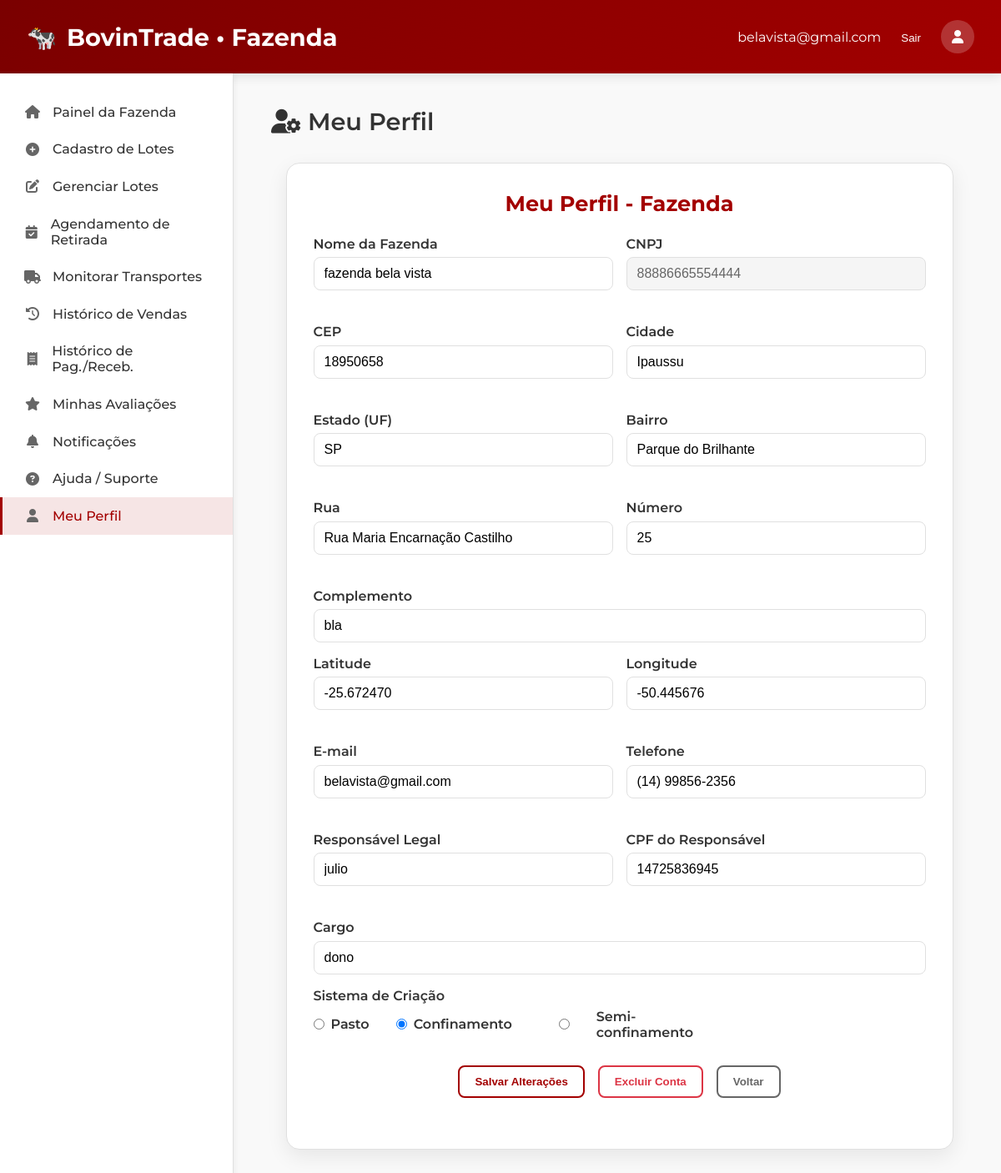
The app's page /01-meu-perfil-fazenda.php (signed in) with its own data.
### tables this page shows
CREATE TABLE `fazenda` (
  `usuario_id` bigint(20) UNSIGNED NOT NULL,
  `sistema_criacao` varchar(100) NOT NULL,
  `responsavel_legal` varchar(255) NOT NULL,
  `cpf_responsavel` char(11) NOT NULL,
  `cargo_responsavel` varchar(120) DEFAULT NULL
);

CREATE TABLE `usuarios` (
  `id` bigint(20) UNSIGNED NOT NULL,
  `tipo_usuario` enum('FAZENDA','FRIGORIFICO','TRANSPORTADORA') NOT NULL,
  `nome_razao` varchar(255) NOT NULL,
  `email` varchar(255) NOT NULL,
  `telefone` varchar(30) NOT NULL,
  `senha_hash` varchar(255) DEFAULT NULL,
  `cnpj` char(14) DEFAULT NULL,
  `cpf` char(11) DEFAULT NULL,
  `cep` varchar(20) NOT NULL,
  `cidade` varchar(120) NOT NULL,
  `estado` char(2) NOT NULL,
  `bairro` varchar(120) DEFAULT NULL,
  `rua` varchar(255) DEFAULT NULL,
  `numero` varchar(30) DEFAULT NULL,
  `complemento` varchar(255) DEFAULT NULL,
  `latitude` decimal(9,6) DEFAULT NULL,
  `longitude` decimal(9,6) DEFAULT NULL,
  `created_at` timestamp NOT NULL DEFAULT current_timestamp(),
  `updated_at` timestamp NOT NULL DEFAULT current_timestamp() ON UPDATE current_timestamp()
);

### 01-meu-perfil-fazenda.php (the view, shortened to what this page needs)
<?php
$current_page = basename($_SERVER['PHP_SELF']);
$u = $_SESSION['usuario'];
require_once 'config.php';
function e($s){ return htmlspecialchars((string)$s, ENT_QUOTES | ENT_SUBSTITUTE, 'UTF-8'); }
$userId = (int)($u['id'] ?? 0);
$erros = [];
$mensagem = '';
$dados = [
    'nome_razao'       => '',
    'cnpj'             => '',
    'cep'              => '',
    'cidade'           => '',
    'estado'           => '',
    'bairro'           => '',
    'rua'              => '',
    'numero'           => '',
    'complemento'      => '',
    'latitude'         => '',
    'longitude'       => '',
    'email'            => '',
    'telefone'         => '',
    'responsavel_legal'=> '',
    'cpf_responsavel'  => '',
    'cargo_responsavel'=> '',
    'sistema_criacao'  => '',
];
try {
    $sql = "SELECT
             u.nome_razao, u.cnpj, u.cep, u.cidade, u.estado, u.bairro, u.rua, u.numero, u.complemento,
             u.latitude, u.longitude,
             u.email, u.telefone,
             f.responsavel_legal, f.cpf_responsavel, f.cargo_responsavel, f.sistema_criacao
           FROM usuarios u
           LEFT JOIN fazenda f ON f.usuario_id = u.id
           WHERE u.id = ?
           LIMIT 1";
    $st = $pdo->prepare($sql);
    $st->execute([$userId]);
    if ($row = $st->fetch(PDO::FETCH_ASSOC)) {
        foreach ($dados as $k => $v) { if (array_key_exists($k, $row)) $dados[$k] = (string)$row[$k]; }
    }
} catch (Throwable $e) {
    $erros[] = 'Erro ao carregar dados: ' . $e->getMessage();
}
?>
<!DOCTYPE html>
<html lang="pt-br">
<head>
  <link rel="stylesheet" href="https://cdnjs.cloudflare.com/ajax/libs/font-awesome/6.4.0/css/all.min.css">
</head>
<body>
<header>
  <div style="display: flex; align-items: center; gap: 1rem;">
    <div class="logo">
      🐄
      <span>BovinTrade • Fazenda</span>
    </div>
  </div>
  <div class="user-menu">
    <span><?= e($u['email'] ?? '') ?></span>
    <form action="logout.php" method="post" style="display:inline;">
      <button type="submit" style="background:none; border:none; color:white; cursor:pointer;">Sair</button>
    </form>
    <div class="user-avatar"><i class="fas fa-user"></i></div>
  </div>
</header>
<div class="container">
    <aside class="sidebar">
        <ul class="sidebar-menu">
            <a href="02-painel-fazenda.php" class="menu-item <?= $current_page === '02-painel-fazenda.php' ? 'active' : '' ?>">
                <i class="fas fa-home"></i><span>Painel da Fazenda</span>
            </a>
            <a href="03-cadastro-lote.php" class="menu-item <?= $current_page === '03-cadastro-lote.php' ? 'active' : '' ?>">
                <i class="fas fa-plus-circle"></i><span>Cadastro de Lotes</span>
            </a>
            <a href="gerenciar-lotes.php" class="menu-item <?= $current_page === 'gerenciar-lotes.php' ? 'active' : '' ?>">
                <i class="fas fa-edit"></i><span>Gerenciar Lotes</span>
            </a>
            <a href="agendar-transporte-f.php" class="menu-item <?= $current_page === 'agendar-retirada.php' ? 'active' : '' ?>">
                <i class="fas fa-calendar-check"></i><span>Agendamento de Retirada</span>
            </a>
              <a href="monitorar-transportes-faz.php" class="menu-item">
                <i class="fas fa-truck"></i><span>Monitorar Transportes</span>
            </a>
            <a href="05-historico-vendas.php" class="menu-item <?= $current_page === '05-historico-vendas.php' ? 'active' : '' ?>">
                <i class="fas fa-history"></i><span>Histórico de Vendas</span>
            </a>
            <a href="06-historico-pgtorec.php" class="menu-item <?= $current_page === '06-historico-pgtorec.php' ? 'active' : '' ?>">
                <i class="fas fa-receipt"></i><span>Histórico de Pag./Receb.</span>
            </a>
            <a href="minhas-avaliacoes-fazenda.php" class="menu-item <?= $current_page === 'minhas-avaliacoes-fazenda.php' ? 'active' : '' ?>">
                <i class="fas fa-star"></i><span>Minhas Avaliações</span>
            </a>
            <a href="notificacoes-fazenda.php" class="menu-item <?= $current_page === 'notificacoes-fazenda.php' ? 'active' : '' ?>">
                <i class="fas fa-bell"></i><span>Notificações</span>
            </a>
            <a href="17-ajudafz.php" class="menu-item <?= $current_page === '17-ajudafz.php' ? 'active' : '' ?>">
                <i class="fas fa-question-circle"></i><span>Ajuda / Suporte</span>
            </a>
            <a href="01-meu-perfil-fazenda.php" class="menu-item <?= $current_page === '01-meu-perfil-fazenda.php' ? 'active' : '' ?>">
                <i class="fas fa-user"></i><span>Meu Perfil</span>
            </a>
        </ul>
    </aside>
  <main class="main">
    <div class="dashboard-header">
      <h1 class="dashboard-title"><i class="fas fa-user-cog"></i> Meu Perfil</h1>
    </div>
    <div class="profile-container">
      <h1>Meu Perfil - Fazenda</h1>
      <form method="post" onsubmit="return confirmSubmit(event);">
        <div class="form-row">
          <div class="form-group"><label>Nome da Fazenda</label>
            <input type="text" name="nome_razao" value="<?= e($dados['nome_razao']) ?>" required>
          </div>
          <div class="form-group"><label>CNPJ</label>
            <input type="text" name="cnpj" value="<?= e($dados['cnpj']) ?>" readonly>
          </div>
        </div>
        <div class="form-row">
          <div class="form-group"><label>CEP</label>
            <input type="text" name="cep" value="<?= e($dados['cep']) ?>" required>
          </div>
          <div class="form-group"><label>Cidade</label>
            <input type="text" name="cidade" value="<?= e($dados['cidade']) ?>" required>
          </div>
        </div>
        <div class="form-row">
          <div class="form-group"><label>Estado (UF)</label>
            <input type="text" name="estado" maxlength="2" value="<?= e($dados['estado']) ?>" required>
          </div>
          <div class="form-group"><label>Bairro</label>
            <input type="text" name="bairro" value="<?= e($dados['bairro']) ?>">
          </div>
        </div>
        <div class="form-row">
          <div class="form-group"><label>Rua</label>
            <input type="text" name="rua" value="<?= e($dados['rua']) ?>">
          </div>
          <div class="form-group"><label>Número</label>
            <input type="text" name="numero" value="<?= e($dados['numero']) ?>">
          </div>
        </div>
        <div class="form-group"><label>Complemento</label>
          <input type="text" name="complemento" value="<?= e($dados['complemento']) ?>">
        </div>
        <div class="form-row">
          <div class="form-group"><label>Latitude</label>
            <input type="text" name="latitude" value="<?= e($dados['latitude']) ?>">
          </div>
          <div class="form-group"><label>Longitude</label>
            <input type="text" name="longitude" value="<?= e($dados['longitude']) ?>">
          </div>
        </div>
        <div class="form-row">
          <div class="form-group"><label>E-mail</label>
            <input type="email" name="email" value="<?= e($dados['email']) ?>" required>
          </div>
          <div class="form-group"><label>Telefone</label>
            <input type="tel" name="telefone" value="<?= e($dados['telefone']) ?>" required>
          </div>
        </div>
        <div class="form-row">
          <div class="form-group"><label>Responsável Legal</label>
            <input type="text" name="responsavel_legal" value="<?= e($dados['responsavel_legal']) ?>" required>
          </div>
          <div class="form-group"><label>CPF do Responsável</label>
            <input type="text" name="cpf_responsavel" value="<?= e($dados['cpf_responsavel']) ?>" required>
          </div>
        </div>
        <div class="form-group"><label>Cargo</label>
          <input type="text" name="cargo_responsavel" value="<?= e($dados['cargo_responsavel']) ?>">
        </div>
        <div class="form-group">
          <label>Sistema de Criação</label>
          <div class="sistema-criacao">
            <?php $sc = $dados['sistema_criacao']; ?>
            <label><input type="radio" name="sistema_criacao" value="Pasto" <?= $sc==='Pasto'?'checked':'' ?>> Pasto</label>
            <label><input type="radio" name="sistema_criacao" value="Confinamento" <?= $sc==='Confinamento'?'checked':'' ?>> Confinamento</label>
            <label><input type="radio" name="sistema_criacao" value="Semi-confinamento" <?= $sc==='Semi-confinamento'?'checked':'' ?>> Semi-confinamento</label>
          </div>
        </div>
        <div class="buttons">
          <button type="submit" class="btn btn-primary">Salvar Alterações</button>
          <button type="submit" name="acao" value="deletar" class="btn btn-danger delete" onclick="return confirm('Deseja realmente excluir sua conta? Esta ação é irreversível.')">Excluir Conta</button>
          <button type="button" class="btn btn-outline btn-secondary" onclick="window.history.back()">Voltar</button>
        </div>
        <div id="mensagem"><?= e($mensagem) ?></div>
      </form>
    </div>
  </main>
</div>
</body>
</html>

### 01-meu-perfil-fazenda.php (style rules this page uses)
:root { --primary: #a30000; --primary-dark: #7a0000; --text: #333333; --text-light: #666666; --background: #ffffff; --border: #e0e0e0; --success: #4caf50; }
* { margin:0; padding:0; box-sizing:border-box; }
body { font-family:'Montserrat',sans-serif; background:#f9f9f9; color:var(--text); overflow-x: hidden; }
header { background:linear-gradient(135deg,var(--primary-dark),var(--primary)); color:white; padding:1.5rem 2rem; display:flex; justify-content:space-between; align-items:center; box-shadow:0 4px 12px rgba(0,0,0,0.1); }
.logo { font-size:1.8rem; font-weight:700; display:flex; align-items:center; gap:0.75rem; }
.user-menu { display:flex; align-items:center; gap:1.5rem; }
.user-avatar { width:40px; height:40px; border-radius:50%; background-color:rgba(255,255,255,0.2); display:flex; align-items:center; justify-content:center; }
.container { display:flex; min-height:calc(100vh - 76px); width: 100%; }
.sidebar { width:280px; background:var(--background); border-right:1px solid var(--border); padding:1.5rem 0; box-shadow:2px 0 8px rgba(0,0,0,0.05); flex-shrink:0; transition: transform 0.3s ease; }
.sidebar-menu { list-style:none; }
.menu-item { padding:0.8rem 1.5rem; display:flex; align-items:center; gap:0.75rem; color:var(--text); text-decoration:none; font-weight:500; border-left:3px solid transparent; transition:0.2s; }
.menu-item i { width:24px; text-align:center; color:var(--text-light); }
.menu-item.active { background-color:rgba(163,0,0,0.1); color:var(--primary); border-left:3px solid var(--primary); }
.main { flex:1; padding:2.5rem; min-width:0; }
.dashboard-header { display:flex; justify-content:space-between; align-items:center; margin-bottom:2rem; }
.dashboard-title { font-size:1.8rem; font-weight:600; color:var(--text); }
.btn { padding:0.75rem 1.5rem; border-radius:6px; font-weight:500; cursor:pointer; transition: all 0.2s; border:none; display:inline-flex; align-items:center; gap:0.5rem; }
.btn-primary { background-color: var(--primary); color:white; }
.btn-outline { background-color:transparent; color:var(--primary); border:1px solid var(--primary); }
.btn-danger { background-color:#f44336; color:white; }
.profile-container { background: var(--background); padding: 2rem; border-radius: 16px; box-shadow: 0 8px 24px rgba(0,0,0,0.08); border: 1px solid var(--border); max-width: 800px; margin: auto; }
.profile-container h1 { color: var(--primary); font-size: 1.6rem; margin-bottom: 1.5rem; text-align: center; }
.form-group { margin-bottom: 1rem; }
.form-group label { font-weight: 600; display: block; margin-bottom: 0.4rem; color: var(--text); }
.form-group input, .form-group select { width: 100%; padding: 10px 12px; border: 1.5px solid var(--border); border-radius: 8px; font-size: 1rem; }
.form-group input[readonly] { background: #f5f5f5; color: var(--text-light); }
.form-row { display: grid; grid-template-columns: repeat(auto-fit, minmax(250px, 1fr)); gap: 1rem; margin-bottom: 1.5rem; }
.buttons { display: flex; gap: 1rem; justify-content: center; margin-top: 1.5rem; flex-wrap: wrap; }
.buttons button { padding: 10px 18px; border: 2px solid var(--primary); border-radius: 8px; font-weight: 600; background: transparent; color: var(--primary); cursor: pointer; transition: all 0.2s; }
.buttons .delete { border-color: #dc3545; color: #dc3545; }
.buttons .btn-secondary { border-color: var(--text-light); color: var(--text-light); }
#mensagem { text-align: center; margin-top: 10px; font-size: 0.95rem; color: #28a745; min-height: 1.2rem; }
.sistema-criacao { display: flex; gap: 2rem; flex-wrap: wrap; }
.sistema-criacao label { display: flex; align-items: center; gap: 0.5rem; cursor: pointer; }

### records on screen
fazenda: usuario_id.email "belavista@gmail.com", nome_razao "fazenda bela vista", cnpj "88886665554444", cep "18950658", cidade "Ipaussu", estado "SP", bairro "Parque do Brilhante", rua "Rua Maria Encarnação Castilho", numero "25", complemento "bla", latitude "-25.672470", longitude "-50.445676", email "belavista@gmail.com", telefone "(14) 99856-2356", responsavel_legal "julio", cpf_responsavel "14725836945", cargo_responsavel "dono", sistema_criacao "☐ Pasto", sistema_criacao "☑ Confinamento", sistema_criacao "☐ Semi-confinamento"
